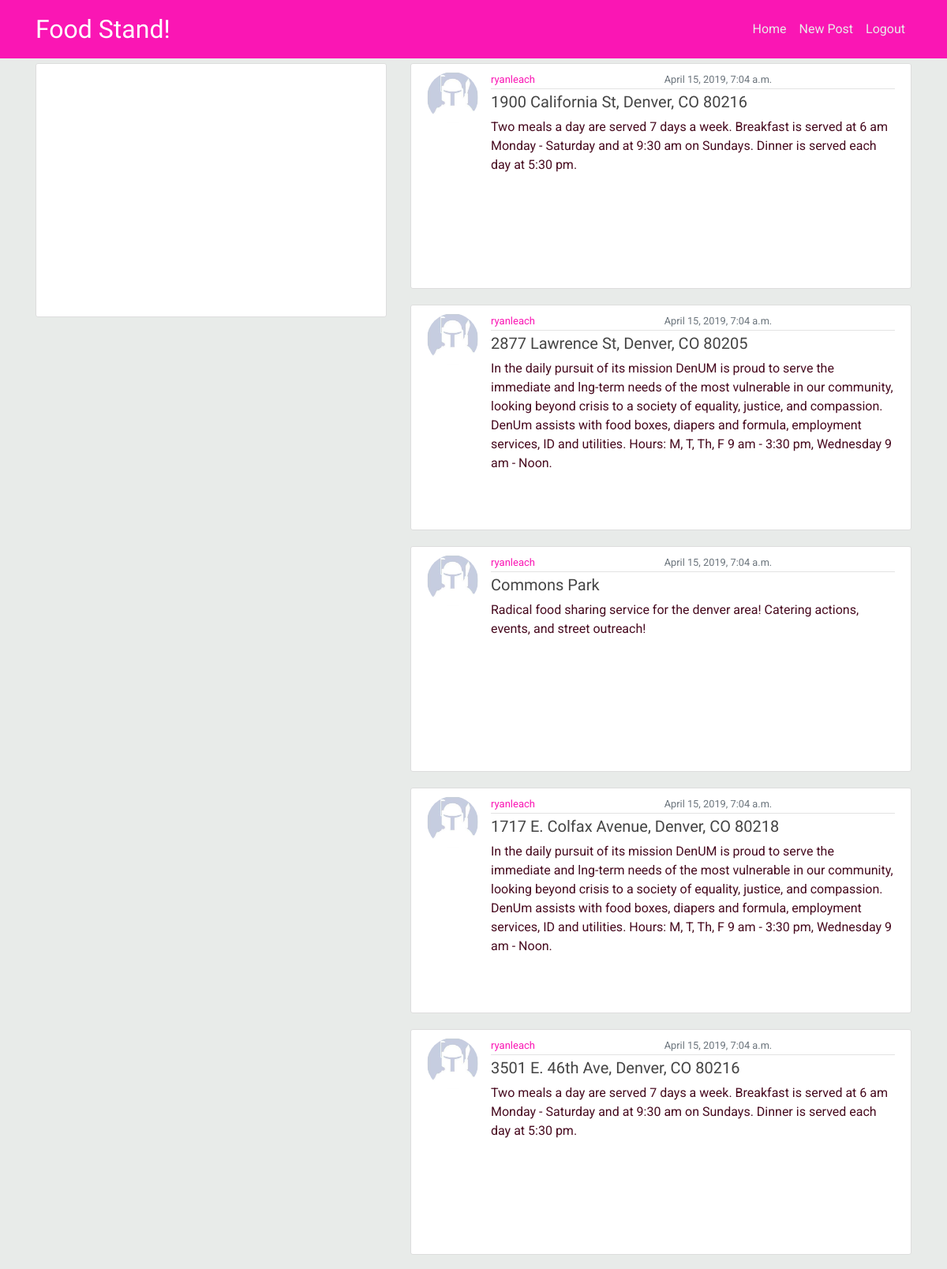
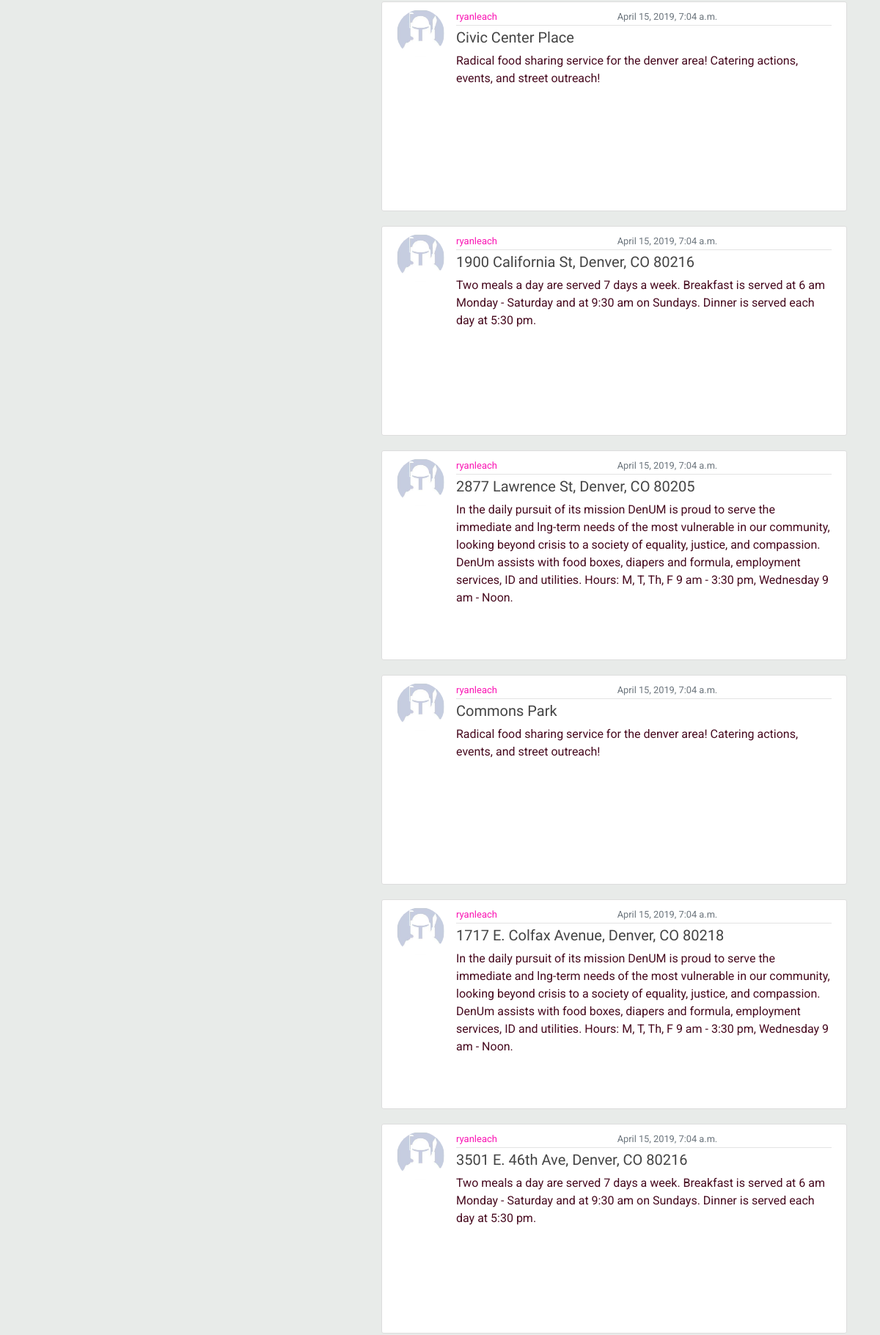
Screenshot of /distros/ (signed in, upper part) with the database file from the repository (2 pictures, top to bottom).
### distros/models.py (models this page shows, shortened)
class Post(models.Model):
  site = models.CharField(max_length=100)
  address = models.CharField(max_length=100)
  lat = models.FloatField()
  lng = models.FloatField()
  info = models.TextField()
  start_time = models.DateTimeField(auto_now=False)
  author = models.ForeignKey(User, on_delete=models.CASCADE)
  image = models.ImageField(blank=True)

### register/models.py (models this page shows, shortened)
class Profile(models.Model):
  user = models.OneToOneField(User, on_delete=models.CASCADE)
  image = models.ImageField(default='default.jpg', upload_to='profile_pics')

### distros/views.py (the view)
# urls.py: path('', PostListView.as_view(), name='distros-home'),
class PostListView(ListView):
  model = Post
  template_name = 'distros/home.html'
  context_object_name = 'distroSites'
  ordering = ['-start_time']

### distros/templates/distros/home.html
{% extends 'distros/base.html' %}
{% block content %}
  <div class="row">
    <div class="col-md-5">
      <div class="content-section">
        <div id='map' style='width: 100%; min-height: 300px;'></div>
      </div>
    </div>
  <div class="col-md-7">
  {% for distro in distroSites %}
    <article class="media content-section">
      <img class='rounded-circle article-img' src='{{ user.profile.image.url }}'>
      <div class="media-body">
        <div class="article-metadata">
          <a class="mr-2" href="#">{{ distro.author }}</a>
          <small class="text-muted">{{ distro.start_time }}</small>
        </div>
        <h5><a class="article-title"
            href="{{distro.pk}}/">{{ distro.address }}</a></h5>
        <p class="article-content">{{ distro.info }}</p>
      </div>
    </article>
  {% endfor %}
{% endblock content %}

### distros/static/distros/main.css (style rules this page uses)
body { background: #E8EBE9; color: #470A1F; margin-top: 5rem; font-family: 'Roboto', sans-serif; }
h1, h2, h3, h4, h5, h6 { color: #470A1F; font-family: 'Special Elite', cursive; }
.text-muted { display: flex; overflow: none; width: 100%; justify-content: center; }
a { color: #FA16B4 }
.content-section { width: 100%; background: #ffffff; padding: 10px 20px; border: 1px solid #dddddd; border-radius: 3px; margin-bottom: 20px; justify-content: center; }
.article-title { color: #444444; }
.article-content { white-space: wrap; width: 100%; height: 50%; text-overflow: ellipsis; }
.article-img { height: 65px; width: 65px; margin-right: 16px; }
.article-metadata { display: flex; padding-bottom: 1px; margin-bottom: 4px; border-bottom: 1px solid #e3e3e3 }
.media-body { height: 33vh; overflow: hidden; }
.mr-2 { font-size: 13px; }

### rows the page displays
Post: profile.image (placeholder picture), author "ryanleach", start_time "April 15, 2019, 7:04 a.m.", address "1900 California St, Denver, CO 80216", info "Two meals a day are served 7 days a week. Breakfast is served at 6 am Monday - Saturday and at 9:30 am on Sundays. Dinner is served each day at 5:30 pm."
Post: profile.image (placeholder picture), author "ryanleach", start_time "April 15, 2019, 7:04 a.m.", address "2877 Lawrence St, Denver, CO 80205", info "In the daily pursuit of its mission DenUM is proud to serve the immediate and lng-term needs of the most vulnerable in our community, looking beyond crisis to a society of equality, justice, and compassion. DenUm assists with food boxes, diapers and formula, employment services, ID and utilities. Hours: M, T, Th, F 9 am - 3:30 pm, Wednesday 9 am - Noon."
Post: profile.image (placeholder picture), author "ryanleach", start_time "April 15, 2019, 7:04 a.m.", address "Commons Park", info "Radical food sharing service for the denver area! Catering actions, events, and street outreach!"
Post: profile.image (placeholder picture), author "ryanleach", start_time "April 15, 2019, 7:04 a.m.", address "1717 E. Colfax Avenue, Denver, CO 80218", info "In the daily pursuit of its mission DenUM is proud to serve the immediate and lng-term needs of the most vulnerable in our community, looking beyond crisis to a society of equality, justice, and compassion. DenUm assists with food boxes, diapers and formula, employment services, ID and utilities. Hours: M, T, Th, F 9 am - 3:30 pm, Wednesday 9 am - Noon."
Post: profile.image (placeholder picture), author "ryanleach", start_time "April 15, 2019, 7:04 a.m.", address "3501 E. 46th Ave, Denver, CO 80216", info "Two meals a day are served 7 days a week. Breakfast is served at 6 am Monday - Saturday and at 9:30 am on Sundays. Dinner is served each day at 5:30 pm."
Post: profile.image (placeholder picture), author "ryanleach", start_time "April 15, 2019, 7:04 a.m.", address "Civic Center Place", info "Radical food sharing service for the denver area! Catering actions, events, and street outreach!"
Post: profile.image (placeholder picture), author "ryanleach", start_time "April 15, 2019, 7:04 a.m.", address "1900 California St, Denver, CO 80216", info "Two meals a day are served 7 days a week. Breakfast is served at 6 am Monday - Saturday and at 9:30 am on Sundays. Dinner is served each day at 5:30 pm."
Post: profile.image (placeholder picture), author "ryanleach", start_time "April 15, 2019, 7:04 a.m.", address "2877 Lawrence St, Denver, CO 80205", info "In the daily pursuit of its mission DenUM is proud to serve the immediate and lng-term needs of the most vulnerable in our community, looking beyond crisis to a society of equality, justice, and compassion. DenUm assists with food boxes, diapers and formula, employment services, ID and utilities. Hours: M, T, Th, F 9 am - 3:30 pm, Wednesday 9 am - Noon."
Post: profile.image (placeholder picture), author "ryanleach", start_time "April 15, 2019, 7:04 a.m.", address "Commons Park", info "Radical food sharing service for the denver area! Catering actions, events, and street outreach!"
Post: profile.image (placeholder picture), author "ryanleach", start_time "April 15, 2019, 7:04 a.m.", address "1717 E. Colfax Avenue, Denver, CO 80218", info "In the daily pursuit of its mission DenUM is proud to serve the immediate and lng-term needs of the most vulnerable in our community, looking beyond crisis to a society of equality, justice, and compassion. DenUm assists with food boxes, diapers and formula, employment services, ID and utilities. Hours: M, T, Th, F 9 am - 3:30 pm, Wednesday 9 am - Noon."
Post: profile.image (placeholder picture), author "ryanleach", start_time "April 15, 2019, 7:04 a.m.", address "3501 E. 46th Ave, Denver, CO 80216", info "Two meals a day are served 7 days a week. Breakfast is served at 6 am Monday - Saturday and at 9:30 am on Sundays. Dinner is served each day at 5:30 pm."
